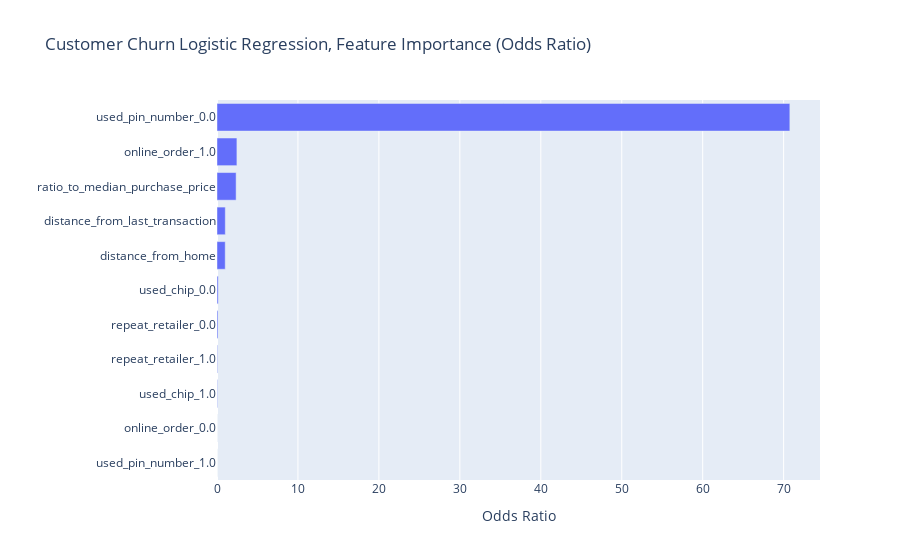

Notebook source saved alongside this figure:
### Code cell
import plotly.express as px
plt.Figure(figsize=(15,10))
fig = px.bar(
    data_frame=odds_ratios, 
    x=odds_ratios[:15].values, 
    y=odds_ratios[:15].index, 
    title="Customer Churn Logistic Regression, Feature Importance (Odds Ratio)"
)

fig.update_layout(xaxis_title='Odds Ratio', yaxis_title='')
fig.show()

### Figure 1 — Plotly figure (JSON) as saved in the notebook; plotly's stock layout.template omitted (floating-point values rounded to 4 significant figures)
{"data": [{"alignmentgroup": "True", "hovertemplate": "x=%{x}<br>y=%{y}<extra></extra>", "legendgroup": "", "marker": {"color": "#636efa", "pattern": {"shape": ""}}, "name": "", "offsetgroup": "", "orientation": "h", "showlegend": false, "textposition": "auto", "type": "bar", "x": [0.0001115, 0.003208, 0.05283, 0.06531, 0.1208, 0.1493, 1.015, 1.026, 2.362, 2.459, 70.77], "xaxis": "x", "y": ["used_pin_number_1.0", "online_order_0.0", "used_chip_1.0", "repeat_retailer_1.0", "repeat_retailer_0.0", "used_chip_0.0", "distance_from_home", "distance_from_last_transaction", "ratio_to_median_purchase_price", "online_order_1.0", "used_pin_number_0.0"], "yaxis": "y"}], "layout": {"barmode": "relative", "legend": {"tracegroupgap": 0}, "title": {"text": "Customer Churn Logistic Regression, Feature Importance (Odds Ratio)"}, "xaxis": {"anchor": "y", "domain": [0, 1], "title": {"text": "Odds Ratio"}}, "yaxis": {"anchor": "x", "domain": [0, 1], "title": {"text": ""}}}}
